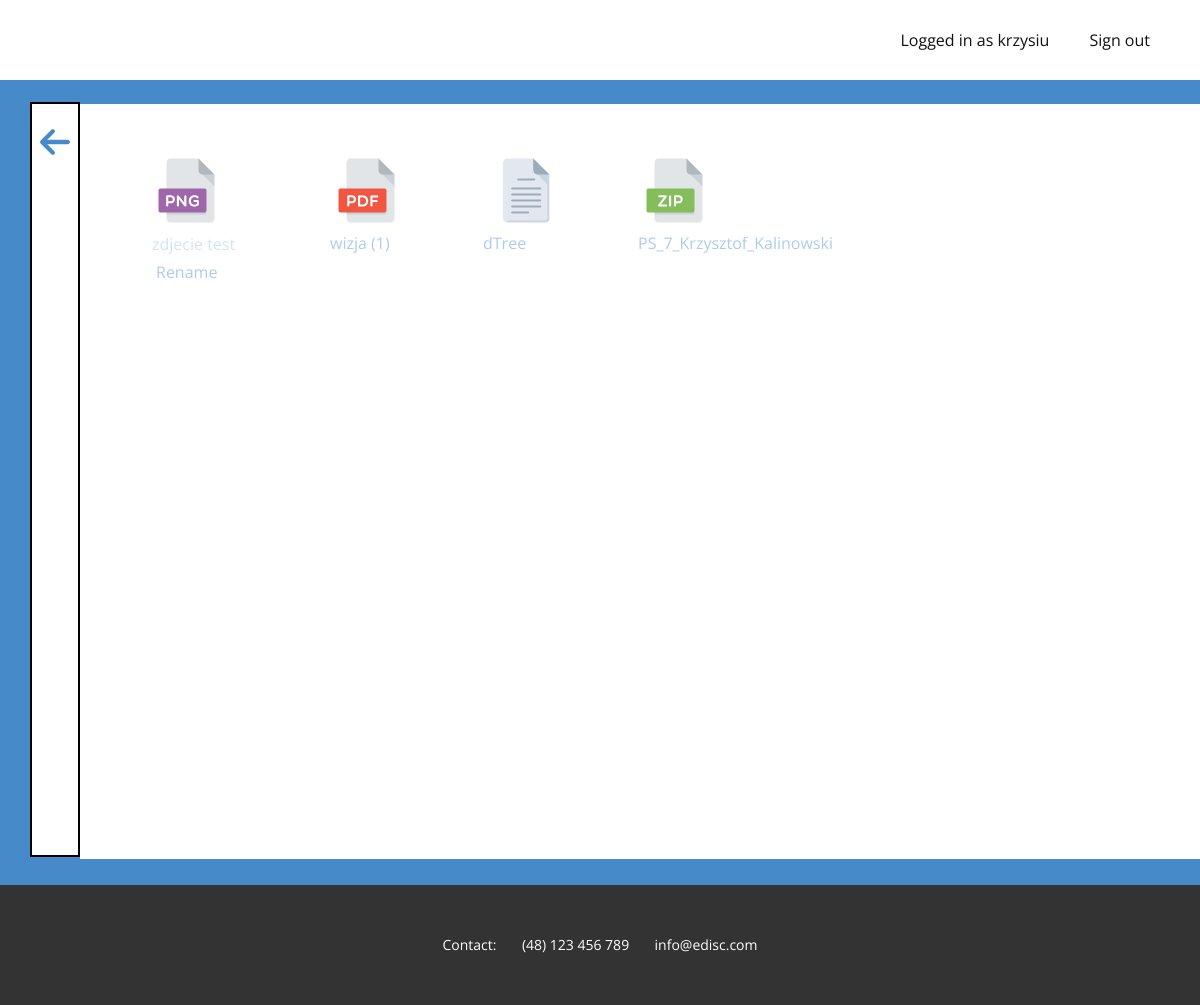
/drive/favourites/rename_favourite/12 (signed in), run on the app's committed database.
### mainapp/models.py (models this page shows, shortened)
class File (models.Model):
    fileName = models.CharField(max_length=30)
    extension = models.CharField(max_length=4, default='none')
    content = models.FileField(default='No file loaded')
    directory = models.ForeignKey(Directory, on_delete=models.CASCADE)
    uploadDate = models.DateTimeField()
    inBin = models.BooleanField(default=False)
    isFavourite = models.BooleanField(default=False)

### mainapp/views.py (the view)
# urls.py: path('drive/favourites/rename_favourite/<int:file_key>', views.rename_favourite_function, name='rename_favourite_function'),
@login_required(login_url='login')
def rename_favourite_function(request, file_key):
    if request.method == 'POST':
        name = request.POST.get('input_name')
        file = File.objects.get(pk=file_key)
        file.fileName = name
        file.save()
        return redirect('../../favourites')
    context = {
        'file_key': file_key,
    }
    return render(request, 'mainapp/rename_favourite_function.html', context)

### mainapp/templates/mainapp/rename_favourite_function.html (shortened to what this page needs)
{% extends './base.html' %}
{% block body_content %}
    {% load static %}
    <link rel="stylesheet" href="{% static 'css/clear_input.css' %}" media="screen">
    {% for directory in user.directory_set.all %}
            {% for fil in directory.file_set.all %}
                {% if fil.inBin == False and fil.isFavourite == True %}
                    <div class="floatLeft">
                        <a>
                            <figure>
                                {% if fil.extension == 'pdf' %}
                                    {% load static %}
                                    <img src="{% static 'images/file_icons/pdf_icon.png' %}" width="73" height="81">
                                {% elif fil.extension == 'doc' or fil.extension == 'docx' or fil.extension == 'docs' %}
                                    <img src="{% static 'images/file_icons/doc_icon.png' %}" width="73" height="81">
                                {% elif fil.extension == 'mov' or fil.extension == 'mp4' or fil.extension == 'mkv' %}
                                    <img src="{% static 'images/file_icons/mov_icon.png' %}" width="73" height="81">
                                {% elif fil.extension == 'mp3' or fil.extension == 'wav' or fil.extension == 'm4a' %}
                                    <img src="{% static 'images/file_icons/mp3_icon.png' %}" width="73" height="81">
                                {% elif fil.extension == 'png' or fil.extension == 'jpg' or fil.extension == 'jpeg' %}
                                    <img src="{% static 'images/file_icons/png_icon.png' %}" width="73" height="81">
                                {% elif fil.extension == 'ppt' %}
                                    <img src="{% static 'images/file_icons/ppt_icon.png' %}" width="73" height="81">
                                {% elif fil.extension == 'txt' %}
                                    <img src="{% static 'images/file_icons/txt_icon.png' %}" width="73" height="81">
                                {% elif fil.extension == 'xls' %}
                                    <img src="{% static 'images/file_icons/xls_icon.png' %}" width="73" height="81">
                                {% elif fil.extension == 'rar' or fil.extension == 'zip' or fil.extension == 'tar' %}
                                    <img src="{% static 'images/file_icons/zip_icon.png' %}" width="73" height="81">
                                {% else %}
                                    <img src="{% static 'images/file_icons/file_icon_v2.png' %}" width="75" height="81">
                                {% endif %}
                                {% if fil.id == file_key %}
                                    <figcaption>
                                        <form method="POST">
                                            <input type="text" id="input_name" name="input_name" placeholder="{{ fil.fileName }}" style="width:100px;"><br>
                                            <input type="submit" value="Rename">
                                        </form>
                                    </figcaption>
                                {% else %}
                                    <figcaption>
                                        {{ fil.fileName }}
                                    </figcaption>
                                {% endif %}
                            </figure>
                        </a>
                    </div>
                {% endif %}
            {% endfor %}
    {% endfor %}
{% endblock %}
{% block list_content %}
    {% load static %}
    <link rel="stylesheet" href="{% static 'css/directory.css' %}" media="screen">
     <a href="../../favourites/">
        <span class="u-icon u-icon-circle u-text-palette-1-base u-icon-1"><svg class="u-svg-link" preserveAspectRatio="xMidYMin slice" viewBox="0 0 447.243 447.243" style=""><use xmlns:xlink="http://www.w3.org/1999/xlink" xlink:href="#svg-afa0"></use></svg></span>
     </a>
{% endblock %}

### mainapp/templates/mainapp/base.html (shortened to what this page needs)
{% load static %}
<html style="font-size: 16px;">
  <head>
    <link rel="stylesheet" href="{% static 'css/nicepage.css' %}" media="screen">
<link rel="stylesheet" href="{% static 'css/base_page.css' %}" media="screen">
  </head>
  <body class="u-body"><header class="u-clearfix u-header u-header" id="sec-fa40"><div class="u-clearfix u-sheet u-sheet-1">
        <nav class="u-menu u-menu-dropdown u-offcanvas u-menu-1">
          <div class="u-custom-menu u-nav-container">
<li class="u-nav-item"><b class="u-button-style u-nav-link u-text-active-palette-1-base u-text-hover-palette-2-base" style="padding: 10px 20px;">Logged in as {{ user.username }}</b>
</li><li class="u-nav-item"><a class="u-button-style u-nav-link u-text-active-palette-1-base u-text-hover-palette-2-base" href='/logout' style="padding: 10px 20px;">Sign out</a></ul>
          </li></div>
        </nav>
      </div></header>
  <section class="u-clearfix u-palette-1-base u-section-1" id="sec-0456">
      <div class="u-clearfix u-sheet u-sheet-1">
        <div class="u-container-style u-group u-shape-rectangle u-white u-group-1">
          <div class="u-container-layout u-container-layout-1">
              {% block body_content %}
              {% endblock %}
              </div>
        </div>
        <div class="u-border-2 u-border-black u-container-style u-group u-shape-rectangle u-white u-group-2">
          <div class="u-container-layout u-container-layout-2">
              {% block list_content %}
              {% endblock %}
          </div>
        </div>
      </div>
    </section>
    <footer class="u-align-center u-clearfix u-footer u-grey-80 u-footer" id="sec-69b6"><div class="u-clearfix u-sheet u-sheet-1">
        <p class="u-small-text u-text u-text-variant u-text-1">Contact: &nbsp; &nbsp; &nbsp; (48) 123 456 789 &nbsp; &nbsp; &nbsp; info@edisc.com</p>
      </div></footer>
  </body>
</html>

### mainapp/static/css/base_page.css (style rules this page uses)
.u-section-1 .u-sheet-1 { min-height: 807px; }
.u-section-1 .u-group-1 { width: 1133px; min-height: 755px; height: auto; margin: 26px -43px 0 auto; }
.u-section-1 .u-container-layout-1 { padding: 30px; }
.u-section-1 .u-icon-1 { height: 64px; width: 64px; margin: 0 auto 0 51px; }
.u-section-1 .u-group-2 { width: 50px; min-height: 755px; height: auto; margin: -755px auto 26px 0; }
.u-section-1 .u-container-layout-2 { padding: 23px 30px 14px; }

### mainapp/static/css/clear_input.css (style rules this page uses)
input { border-top-style: hidden; border-right-style: hidden; border-left-style: hidden; border-bottom-style: hidden; background: #FFFFFF; }

### mainapp/static/css/directory.css (style rules this page uses)
.u-section-1 .u-sheet-1 { min-height: 805px; }
.u-section-1 .u-group-1 { width: 1133px; min-height: 755px; height: auto; margin: 24px -43px 0 auto; }
.u-section-1 .u-container-layout-1 { padding: 30px; }
.u-section-1 .u-group-2 { width: 50px; min-height: 755px; height: auto; margin: -757px auto 24px 0; }
.u-section-1 .u-container-layout-2 { padding: 23px 30px 14px; }
.u-section-1 .u-icon-1 { height: 30px; width: 30px; margin: 0 auto 0 -22px; }

### mainapp/templates/mainapp/base.html (style rules this page uses)
div.floatLeft { float: left; }

### data on the page
File: inBin False (drawn), input_name "zdjecie test"
File: inBin False (drawn), fileName "wizja (1)"
File: inBin False (drawn), fileName "dTree"
File: inBin False (drawn), fileName "PS_7_Krzysztof_Kalinowski"

### other printed values
{{ user.username }} "krzysiu"
